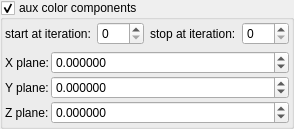
    <widget class="MyGroupBox" name="groupCheck_fold_color_aux_color_enabled_false">
     <property name="title">
      <string>aux color components</string>
     </property>
     <property name="checkable">
      <bool>true</bool>
     </property>
     <layout class="QVBoxLayout" name="verticalLayout_10">
      <property name="leftMargin">
       <number>2</number>
      </property>
      <property name="topMargin">
       <number>2</number>
      </property>
      <property name="rightMargin">
       <number>2</number>
      </property>
      <property name="bottomMargin">
       <number>2</number>
      </property>
      <item>
       <layout class="QHBoxLayout" name="horizontalLayout_19" stretch="0,1,0,1">
        <item>
         <widget class="QLabel" name="label_100">
          <property name="text">
           <string>start at iteration:</string>
          </property>
         </widget>
        </item>
        <item>
         <widget class="MySpinBox" name="spinboxInt_fold_color_start_iterations_A">
          <property name="sizePolicy">
           <sizepolicy hsizetype="Minimum" vsizetype="Maximum">
            <horstretch>0</horstretch>
            <verstretch>0</verstretch>
           </sizepolicy>
          </property>
          <property name="minimum">
           <number>0</number>
          </property>
          <property name="maximum">
           <number>999</number>
          </property>
          <property name="value">
           <number>0</number>
          </property>
         </widget>
        </item>
        <item>
         <widget class="QLabel" name="label_72">
          <property name="text">
           <string>stop at iteration:</string>
          </property>
         </widget>
        </item>
        <item>
         <widget class="MySpinBox" name="spinboxInt_fold_color_stop_iterations_A">
          <property name="sizePolicy">
           <sizepolicy hsizetype="Preferred" vsizetype="Maximum">
            <horstretch>0</horstretch>
            <verstretch>0</verstretch>
           </sizepolicy>
          </property>
          <property name="maximum">
           <number>999</number>
          </property>
         </widget>
        </item>
       </layout>
      </item>
      <item>
       <layout class="QGridLayout" name="gridLayout_32" columnstretch="0,1">
        <property name="spacing">
         <number>2</number>
        </property>
        <item row="0" column="1">
         <widget class="MyDoubleSpinBox" name="spinbox4_fold_color_difs_0000_x">
          <property name="sizePolicy">
           <sizepolicy hsizetype="Minimum" vsizetype="Maximum">
            <horstretch>0</horstretch>
            <verstretch>0</verstretch>
           </sizepolicy>
          </property>
          <property name="prefix">
           <string/>
          </property>
          <property name="suffix">
           <string/>
          </property>
          <property name="decimals">
           <number>6</number>
          </property>
          <property name="minimum">
           <double>-99.998999999999995</double>
          </property>
          <property name="maximum">
           <double>99.998999999999995</double>
          </property>
          <property name="singleStep">
           <double>0.010000000000000</double>
          </property>
         </widget>
        </item>
        <item row="0" column="0">
         <widget class="QLabel" name="label_37">
          <property name="text">
           <string>X plane:</string>
          </property>
         </widget>
        </item>
        <item row="1" column="0">
         <widget class="QLabel" name="label_43">
          <property name="text">
           <string>Y plane:</string>
          </property>
         </widget>
        </item>
        <item row="1" column="1">
         <widget class="MyDoubleSpinBox" name="spinbox4_fold_color_difs_0000_y">
          <property name="sizePolicy">
           <sizepolicy hsizetype="Minimum" vsizetype="Maximum">
            <horstretch>0</horstretch>
            <verstretch>0</verstretch>
           </sizepolicy>
          </property>
          <property name="prefix">
           <string/>
          </property>
          <property name="suffix">
           <string/>
          </property>
          <property name="decimals">
           <number>6</number>
          </property>
          <property name="minimum">
           <double>-99.998999999999995</double>
          </property>
          <property name="maximum">
           <double>99.998999999999995</double>
          </property>
          <property name="singleStep">
           <double>0.010000000000000</double>
          </property>
         </widget>
        </item>
        <item row="2" column="1">
         <widget class="MyDoubleSpinBox" name="spinbox4_fold_color_difs_0000_z">
          <property name="sizePolicy">
           <sizepolicy hsizetype="Minimum" vsizetype="Maximum">
            <horstretch>0</horstretch>
            <verstretch>0</verstretch>
           </sizepolicy>
          </property>
          <property name="prefix">
           <string/>
          </property>
          <property name="suffix">
           <string/>
          </property>
          <property name="decimals">
           <number>6</number>
          </property>
          <property name="minimum">
           <double>-99.998999999999995</double>
          </property>
          <property name="maximum">
           <double>99.998999999999995</double>
          </property>
          <property name="singleStep">
           <double>0.010000000000000</double>
          </property>
         </widget>
        </item>
        <item row="2" column="0">
         <widget class="QLabel" name="label_44">
          <property name="text">
           <string>Z plane:</string>
          </property>
         </widget>
        </item>
       </layout>
      </item>
     </layout>
    </widget>
